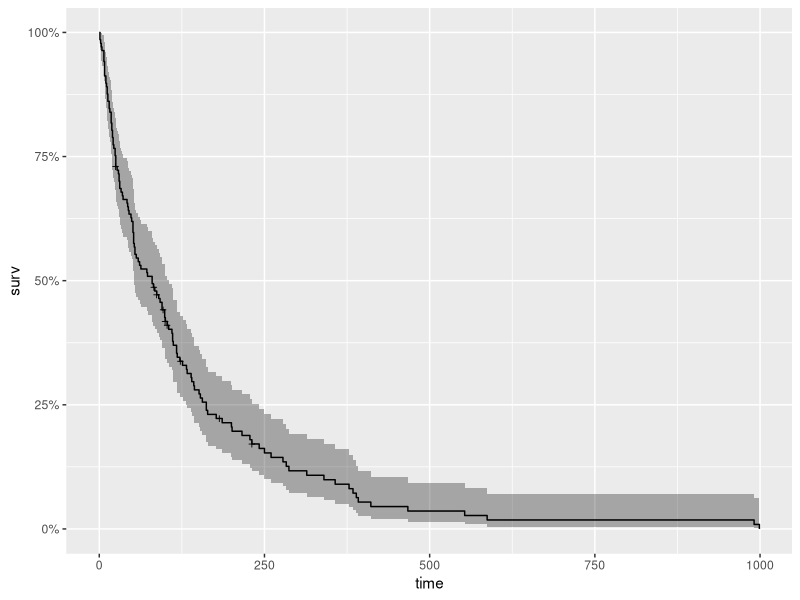
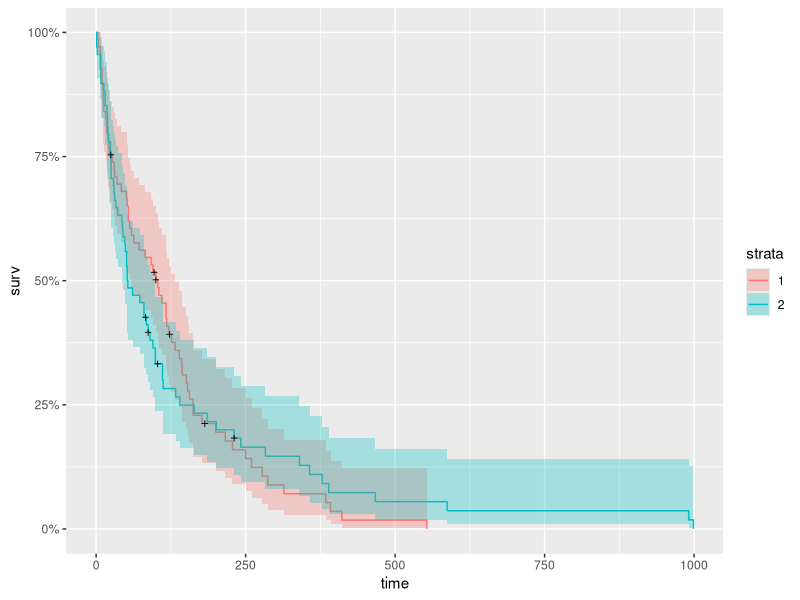
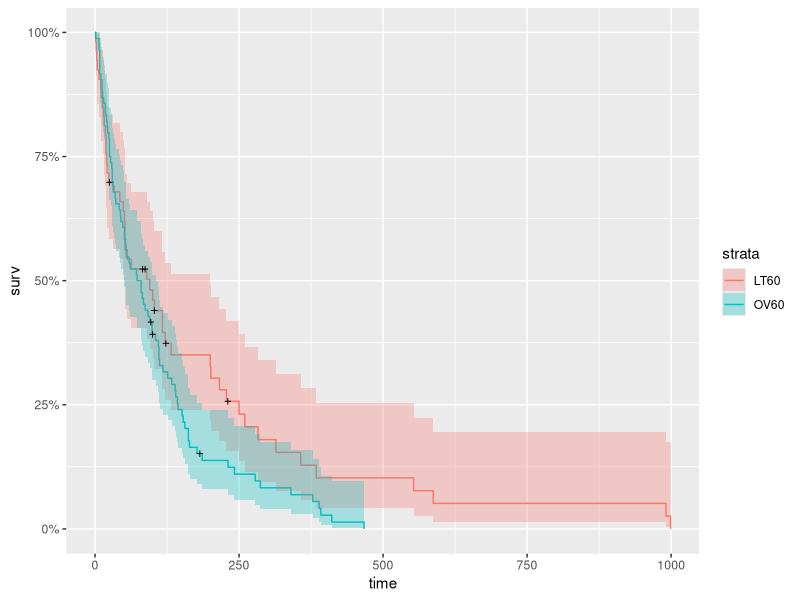

Reproduce these figures in R, in order. (Note: this script raises an error after producing the figures.)
#https://rviews.rstudio.com/2017/09/25/survival-analysis-with-r/

library(survival)
library(ranger)
library(ggplot2)
library(dplyr)
library(ggfortify)

data(veteran)
head(veteran)

# Kaplan Meier Survival Curve
km <- with(veteran, Surv(time, status))
head(km,80)
km_fit <- survfit(Surv(time, status) ~ 1, data=veteran)
summary(km_fit, times = c(1,30,60,90*(1:10)))

#plot(km_fit, xlab="Days", main = 'Kaplan Meyer Plot') #base graphics is always ready
autoplot(km_fit)

#Next, we look at survival curves by treatment.
km_trt_fit <- survfit(Surv(time, status) ~ trt, data=veteran)
autoplot(km_trt_fit)

#look at survival by age
vet <- mutate(veteran, AG = ifelse((age < 60), "LT60", "OV60"),
              AG = factor(AG),
              trt = factor(trt,labels=c("standard","test")),
              prior = factor(prior,labels=c("N0","Yes")))

km_AG_fit <- survfit(Surv(time, status) ~ AG, data=vet)
autoplot(km_AG_fit)

# Fit Cox Model
cox <- coxph(Surv(time, status) ~ trt + celltype + karno                   + diagtime + age + prior , data = vet)
summary(cox)

ggforest(cox, data = veteran)

cox_fit <- survfit(cox)
#plot(cox_fit, main = "cph model", xlab="Days")
autoplot(cox_fit)

# The plots show how the effects of the covariates change over time. Notice the steep slope and then abrupt change in slope of karno.
aa_fit <-aareg(Surv(time, status) ~ trt + celltype +
                 karno + diagtime + age + prior , 
               data = vet)
aa_fit

#summary(aa_fit)  # provides a more complete summary of results
autoplot(aa_fit)

###########################################################
############################################################
#Random Forests Model
# ranger model
r_fit <- ranger(Surv(time, status) ~ trt + celltype + 
                  karno + diagtime + age + prior,
                data = vet,
                mtry = 4,
                importance = "permutation",
                splitrule = "extratrees",
                verbose = TRUE)

# Average the survival models
death_times <- r_fit$unique.death.times 
surv_prob <- data.frame(r_fit$survival)
avg_prob <- sapply(surv_prob,mean)

# Plot the survival models for each patient
plot(r_fit$unique.death.times,r_fit$survival[1,], 
     type = "l", 
     ylim = c(0,1),
     col = "red",
     xlab = "Days",
     ylab = "survival",
     main = "Patient Survival Curves")

#
cols <- colors()
for (n in sample(c(2:dim(vet)[1]), 20)){
  lines(r_fit$unique.death.times, r_fit$survival[n,], type = "l", col = cols[n])
}
lines(death_times, avg_prob, lwd = 2)
legend(500, 0.7, legend = c('Average = black'))

vi <- data.frame(sort(round(r_fit$variable.importance, 4), decreasing = TRUE))
names(vi) <- "importance"
head(vi)
     
     
